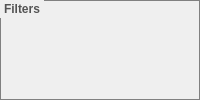
       <widget class="QGroupBox" name="groupBox_4">
        <property name="styleSheet">
         <string notr="true"> QGroupBox {
	 font: bold gray;
	color: rgb(84, 84, 84);
     border: 1px solid gray;
/*     border-radius: 5px; */
     margin-top: 2ex; /* leave space at the top for the title */
     padding: 2px
 }

QGroupBox::title {
     font: bold 10px;
     subcontrol-origin: margin;
     subcontrol-position: left top; /* position at the top center */
     padding: 2px;
 }</string>
        </property>
        <property name="title">
         <string>Filters</string>
        </property>
        <layout class="QGridLayout" name="gridLayout_3">
         <property name="margin">
          <number>1</number>
         </property>
         <property name="spacing">
          <number>1</number>
         </property>
         <item row="0" column="0">
          <widget class="QToolButton" name="erodeoperation">
           <property name="enabled">
            <bool>false</bool>
           </property>
           <property name="minimumSize">
            <size>
             <width>30</width>
             <height>30</height>
            </size>
           </property>
           <property name="maximumSize">
            <size>
             <width>30</width>
             <height>30</height>
            </size>
           </property>
           <property name="toolTip">
            <string>Erode filter</string>
           </property>
           <property name="statusTip">
            <string>Apply erode filter to selected label</string>
           </property>
           <property name="text">
            <string/>
           </property>
           <property name="icon">
            <iconset resource="editor.qrc">
             <normaloff>:/newPrefix/icons/erode.png</normaloff>:/newPrefix/icons/erode.png</iconset>
           </property>
           <property name="iconSize">
            <size>
             <width>24</width>
             <height>24</height>
            </size>
           </property>
           <property name="checkable">
            <bool>false</bool>
           </property>
           <property name="autoRaise">
            <bool>true</bool>
           </property>
          </widget>
         </item>
         <item row="0" column="1">
          <widget class="QToolButton" name="dilateoperation">
           <property name="enabled">
            <bool>false</bool>
           </property>
           <property name="minimumSize">
            <size>
             <width>30</width>
             <height>30</height>
            </size>
           </property>
           <property name="maximumSize">
            <size>
             <width>30</width>
             <height>30</height>
            </size>
           </property>
           <property name="toolTip">
            <string>Dilate filter</string>
           </property>
           <property name="statusTip">
            <string>Apply dilate filter to selected label</string>
           </property>
           <property name="text">
            <string/>
           </property>
           <property name="icon">
            <iconset resource="editor.qrc">
             <normaloff>:/newPrefix/icons/dilate.png</normaloff>:/newPrefix/icons/dilate.png</iconset>
           </property>
           <property name="iconSize">
            <size>
             <width>24</width>
             <height>24</height>
            </size>
           </property>
           <property name="autoRaise">
            <bool>true</bool>
           </property>
          </widget>
         </item>
         <item row="0" column="2">
          <widget class="QToolButton" name="openoperation">
           <property name="enabled">
            <bool>false</bool>
           </property>
           <property name="minimumSize">
            <size>
             <width>30</width>
             <height>30</height>
            </size>
           </property>
           <property name="maximumSize">
            <size>
             <width>30</width>
             <height>30</height>
            </size>
           </property>
           <property name="toolTip">
            <string>Open filter</string>
           </property>
           <property name="statusTip">
            <string>Apply open filter to selected label</string>
           </property>
           <property name="text">
            <string/>
           </property>
           <property name="icon">
            <iconset resource="editor.qrc">
             <normaloff>:/newPrefix/icons/open.png</normaloff>:/newPrefix/icons/open.png</iconset>
           </property>
           <property name="iconSize">
            <size>
             <width>24</width>
             <height>24</height>
            </size>
           </property>
           <property name="autoRaise">
            <bool>true</bool>
           </property>
          </widget>
         </item>
         <item row="0" column="3">
          <widget class="QToolButton" name="closeoperation">
           <property name="enabled">
            <bool>false</bool>
           </property>
           <property name="sizePolicy">
            <sizepolicy hsizetype="Fixed" vsizetype="Fixed">
             <horstretch>0</horstretch>
             <verstretch>0</verstretch>
            </sizepolicy>
           </property>
           <property name="minimumSize">
            <size>
             <width>30</width>
             <height>30</height>
            </size>
           </property>
           <property name="maximumSize">
            <size>
             <width>30</width>
             <height>30</height>
            </size>
           </property>
           <property name="toolTip">
            <string>Close filter</string>
           </property>
           <property name="statusTip">
            <string>Apply close filter to selected label</string>
           </property>
           <property name="text">
            <string/>
           </property>
           <property name="icon">
            <iconset resource="editor.qrc">
             <normaloff>:/newPrefix/icons/close.png</normaloff>:/newPrefix/icons/close.png</iconset>
           </property>
           <property name="iconSize">
            <size>
             <width>24</width>
             <height>24</height>
            </size>
           </property>
           <property name="autoRaise">
            <bool>true</bool>
           </property>
          </widget>
         </item>
         <item row="1" column="0">
          <widget class="QToolButton" name="watershedoperation">
           <property name="enabled">
            <bool>false</bool>
           </property>
           <property name="minimumSize">
            <size>
             <width>30</width>
             <height>30</height>
            </size>
           </property>
           <property name="maximumSize">
            <size>
             <width>30</width>
             <height>30</height>
            </size>
           </property>
           <property name="toolTip">
            <string>Watershed filter</string>
           </property>
           <property name="statusTip">
            <string>Apply watershed filter to selected label</string>
           </property>
           <property name="text">
            <string/>
           </property>
           <property name="icon">
            <iconset resource="editor.qrc">
             <normaloff>:/newPrefix/icons/watershed.png</normaloff>:/newPrefix/icons/watershed.png</iconset>
           </property>
           <property name="iconSize">
            <size>
             <width>24</width>
             <height>24</height>
            </size>
           </property>
           <property name="autoRaise">
            <bool>true</bool>
           </property>
          </widget>
         </item>
        </layout>
       </widget>
